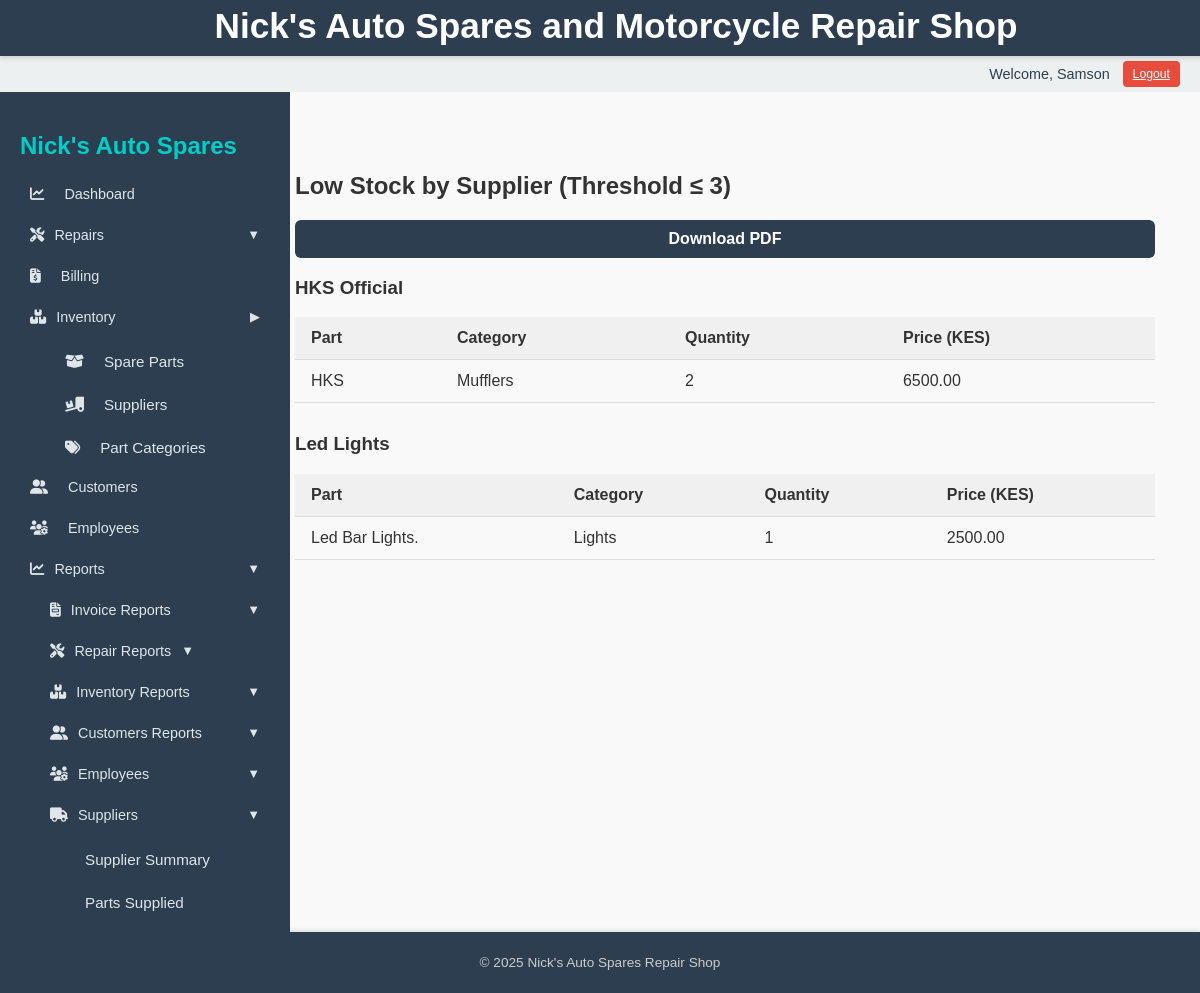
Page /reports/suppliers/low-stock/ (signed in) on the committed database.
### inventory/models.py (models this page shows, shortened)
class SparePart(models.Model):
    name = models.CharField(max_length=100)
    part_number = models.CharField(max_length=50, blank=True, null=True)
    category = models.ForeignKey(PartCategory, on_delete=models.SET_NULL, null=True, blank=True)
    quantity = models.PositiveIntegerField()
    price = models.DecimalField(max_digits=10, decimal_places=2)
    supplier = models.ForeignKey('Supplier', on_delete=models.SET_NULL, null=True, blank=True)
    date_added = models.DateTimeField(auto_now_add=True)
    procurement_cost = models.DecimalField(max_digits=10, decimal_places=2, default=0)

class Supplier(models.Model):
    name = models.CharField(max_length=100, unique=True)
    contact_person = models.CharField(max_length=100, blank=True, null=True)
    phone = models.CharField(max_length=20, blank=True, null=True)
    email = models.EmailField(blank=True, null=True)
    address = models.TextField(blank=True, null=True)

class PartCategory(models.Model):
    name = models.CharField(max_length=50, unique=True)

### reports/views.py (the view)
# urls.py: path("suppliers/low-stock/", views.low_stock_by_supplier, name="low_stock_by_supplier"),
@login_required
def low_stock_by_supplier(request):
    LOW_STOCK_THRESHOLD = 3  # 🔹 configurable threshold
    low_stock_parts = (
        SparePart.objects
        .filter(supplier__isnull=False, quantity__lte=LOW_STOCK_THRESHOLD)
        .select_related("supplier", "category")
        .order_by("supplier__name", "name")
    )
    grouped = {}
    for part in low_stock_parts:
        supplier = part.supplier.name
        grouped.setdefault(supplier, []).append(part)
    context = {
        "grouped_parts": grouped,
        "threshold": LOW_STOCK_THRESHOLD
    }
    if request.GET.get("format") == "pdf":
        return render_pdf_view(
            "reports/supplier_reports/low_stock_by_supplier_pdf.html",
            context,
            "low-stock-by-supplier.pdf"
        )
    return render(request, "reports/supplier_reports/low_stock_by_supplier.html", context)

### templates/reports/supplier_reports/low_stock_by_supplier.html
{% extends "base_dashboard.html" %}
{% block content %}
<h2>Low Stock by Supplier (Threshold ≤ {{ threshold }})</h2>
<form method="get">
    {% if grouped_parts %}
    <button type="submit" name="format" value="pdf" class="btn">Download PDF</button>
    {% endif %}
</form>
{% if grouped_parts %}
{% for supplier, parts in grouped_parts.items %}
<h3>{{ supplier }}</h3>
<table class="styled-table" style="margin-bottom: 30px;">
    <thead>
        <tr>
            <th>Part</th>
            <th>Category</th>
            <th>Quantity</th>
            <th>Price (KES)</th>
        </tr>
    </thead>
    <tbody>
        {% for part in parts %}
        <tr>
            <td>{{ part.name }}</td>
            <td>
                {% if part.category %}
                    {{ part.category.name }}
                {% else %}
                    Uncategorized
                {% endif %}
            </td>
            <td>{{ part.quantity }}</td>
            <td>{{ part.price|floatformat:2 }}</td>
        </tr>
        {% endfor %}
    </tbody>
</table>
{% endfor %}
{% else %}
<p>No low stock parts across suppliers 🎉</p>
{% endif %}
{% endblock %}

### templates/base_dashboard.html (shortened to what this page needs)
{% load static %}
<!DOCTYPE html>
<html lang="en">
<head>
    <link rel="stylesheet" href="{% static 'css/styles.css' %}">
    <link rel="stylesheet" href="https://cdnjs.cloudflare.com/ajax/libs/font-awesome/6.5.0/css/all.min.css" />
    <link rel="stylesheet" href="https://cdnjs.cloudflare.com/ajax/libs/font-awesome/6.5.0/css/all.min.css">
</head>
<body>
    <header>
        <h1>Nick's Auto Spares and Motorcycle Repair Shop</h1>
    </header>
    <nav class="user-nav">
        {% if user.is_authenticated %}
            <span class="username">Welcome, {{ user.username }}</span>
            <form method="post" action="{% url 'logout' %}">
                <button type="submit" class="logout-button">Logout</button>
            </form>
        {% else %}
            <a href="{% url 'login' %}" class="button">Login</a>
        {% endif %}
    </nav>
    <div class="layout-container">
        <aside class="sidebar" id="sidebar">
            <h2>Nick's Auto Spares</h2>
            <a href="{% url 'reports_overview' %}" class="{% if request.path == '/reports/overview/' %}active{% endif %}">
                <i class="fas fa-chart-line"></i> Dashboard
            </a>
            <button class="toggle {% if 'repairs' in request.path or 'motorcycles' in request.path or 'motorcyclemodels' in request.path %}active{% endif %}" onclick="toggleMenu('repairsSubmenu', this)">
                <i class="fas fa-tools"></i> Repairs
                <span class="chevron" style="margin-left:auto;">&#9660;</span>
            </button>
            <a href="{% url 'invoice_list' %}" class="{% if 'billing' in request.path %}active{% endif %}">
                <i class="fas fa-file-invoice-dollar"></i> Billing
            </a>
            <button class="toggle {% if 'inventory' in request.path or 'suppliers' in request.path or 'partcategory' in request.path %}active{% endif %}" onclick="toggleMenu('inventorySubmenu', this)">
                <i class="fas fa-boxes"></i> Inventory
                <span class="chevron" style="margin-left:auto;">&#9654;</span>
            </button>
            <div id="inventorySubmenu" class="submenu {% if 'inventory' in request.path or 'suppliers' in request.path or 'partcategory' in request.path %}show{% endif %}">
                <a href="{% url 'sparepart_list' %}" class="{% if request.path == '/inventory/' %}active{% endif %}">
                    <i class="fas fa-box-open"></i> Spare Parts
                </a>
                <a href="{% url 'supplier_list' %}" class="{% if request.path == '/inventory/suppliers/' %}active{% endif %}">
                    <i class="fas fa-truck-loading"></i> Suppliers
                </a>
                <a href="{% url 'partcategory_list' %}" class="{% if request.path == '/inventory/partcategory/' %}active{% endif %}">
                    <i class="fas fa-tags"></i> Part Categories
                </a>
            </div>
            <a href="{% url 'customer_list' %}" class="{% if 'customers' in request.path %}active{% endif %}">
                <i class="fas fa-user-friends"></i> Customers
            </a>
            <a href="{% url 'employee_list' %}" class="{% if 'employees' in request.path %}active{% endif %}">
                <i class="fas fa-users-cog"></i> Employees
            </a>
            <button class="toggle {% if '/reports/' in request.path %}active{% endif %}" onclick="toggleMenu('reportsSubmenu', this)">
                <i class="fas fa-chart-line"></i> Reports
                <span class="chevron" style="margin-left:auto;">&#9660;</span>
            </button>
            <div id="reportsSubmenu" class="submenu {% if '/reports/' in request.path %}show{% endif %}">
                <button class="toggle {% if '/reports/invoices/' in request.path %}active{% endif %}" onclick="toggleMenu('invoiceReportsSubmenu', this)">
                    <i class="fas fa-file-invoice"></i> Invoice Reports
                    <span class="chevron" style="margin-left:auto;">&#9660;</span>
                </button>
                <button class="toggle {% if '/reports/repairs/' in request.path %}active{% endif %}" onclick="toggleMenu('repairReportsSubmenu', this)">
                    <i class="fas fa-tools"></i> Repair Reports
                    <span class="chevron">&#9660;</span>
                </button>
                <button class="toggle {% if '/reports/inventory/' in request.path %}active{% endif %}" onclick="toggleMenu('inventoryReportsSubmenu', this)">
                    <i class="fas fa-boxes-stacked"></i> Inventory Reports
                    <span class="chevron" style="margin-left:auto;">&#9660;</span>
                </button>
            <button class="toggle {% if '/reports/customers/' in request.path %}active{% endif %}" onclick="toggleMenu('customerReportsSubmenu', this)">
                <i class="fas fa-user-friends"></i> Customers Reports
                <span class="chevron" style="margin-left:auto;">&#9660;</span>
            </button>
            <button class="toggle {% if '/reports/employees/' in request.path %}active{% endif %}" onclick="toggleMenu('employeeReportsSubmenu', this)">
                <i class="fas fa-users-cog"></i> Employees
                <span class="chevron" style="margin-left:auto;">&#9660;</span>
            </button>
            <button class="toggle {% if '/reports/suppliers/' in request.path %}active{% endif %}" onclick="toggleMenu('supplierReportsSubmenu', this)">
                <i class="fas fa-truck"></i> Suppliers
                <span class="chevron" style="margin-left:auto;">&#9660;</span>
            </button>
            <div id="supplierReportsSubmenu" class="submenu {% if '/reports/suppliers/' in request.path %}show{% endif %}">
                <a href="{% url 'supplier_summary_report' %}">Supplier Summary</a>
                <a href="{% url 'parts_supplied_per_supplier' %}">Parts Supplied</a>
                <a href="{% url 'top_suppliers_by_value' %}">Top by Value</a>
            </div>
            </div>
        </aside>
    <main class="main-content">
        <div class="content-wrapper">
            {% block content %}
            {% endblock %}
        </div>
    </main>
    </div>
    <footer>
        <p>&copy; 2025 Nick's Auto Spares Repair Shop</p>
    </footer>
</body>
</html>

### static/css/styles.css (style rules this page uses)
body { font-family: Arial, sans-serif; background-color: #f9f9f9; color: #333; margin: 0; padding: 0; }
h1 { text-align: center; margin-top: 20px; }
button.btn { width: 100%; padding: 10px; background-color: #2c3e50; color: white; font-weight: bold; border: none; border-radius: 6px; cursor: pointer; font-size: 16px; }
header { background-color: #2c3e50; color: white; padding: 1rem; text-align: center; }
nav.user-nav { background-color: #ecf0f1; padding: 10px 20px; text-align: right; }
main { padding: 20px; }
footer { background-color: #2c3e50; color: white; text-align: center; padding: 10px; margin-top: 40px; }
.button, .logout-button, input[type="submit"], button { background-color: #2c3e50; color: white; border: none; padding: 6px 12px; text-decoration: none; border-radius: 4px; cursor: pointer; font-size: 0.9rem; }
.logout-button { background: none; color: blue; border: none; padding: 0; text-decoration: underline; font-size: 1rem; }
.styled-table { width: 100%; border-collapse: collapse; margin-top: 10px; }
.styled-table th, .styled-table td { padding: 12px 16px; border-bottom: 1px solid #ddd; text-align: left; }
.styled-table thead { background-color: #f0f0f0; font-weight: bold; }

### templates/base_dashboard.html (style rules this page uses)
body { margin: 0; font-family: Arial, sans-serif; height: 100vh; }
.sidebar { width: 250px; background-color: #2c3e50; color: #fff; padding: 20px; height: 100vh; overflow-y: auto; }
.sidebar h2 { color: #00cec9; margin-bottom: 1rem; }
.sidebar a, .sidebar button.toggle { display: flex; align-items: center; gap: 10px; padding: 10px; color: #dfe6e9; text-decoration: none; margin-bottom: 5px; background: none; border: none; text-align: left; width: 100%; cursor: pointer; font-size: 0.9em;; }
.sidebar a:hover, .sidebar .active, .sidebar button.toggle:hover { background-color: #2980b9; color: #2d3436; }
.sidebar:not(.hidden) { transform: translateX(0); }
.sidebar a i { margin-right: 10px; }
.layout-container { display: grid; grid-template-columns: 250px 1fr; min-height: calc(100vh - 56px - 36px); margin-top: 92px; }
.main-content { display: flex; justify-content: center; align-items: flex-start; padding: 40px 20px; overflow-y: auto; width: 100%; box-sizing: border-box; }
.content-wrapper { width: 100%; max-width: 900px; padding: 20px; box-sizing: border-box; }
.submenu { display: none; flex-direction: column; margin-left: 20px; }
.submenu a { font-size: 0.95em; padding-left: 25px; margin: 3px 0; }
.submenu.show { display: flex; }
.chevron { font-size: 0.9em; transition: transform 0.2s ease; }
.user-nav { position: fixed; top: 56px; left: 0; width: 100%; height: 36px; background-color: #2c3e50; color: #2c3e50; padding: 0 1rem; display: flex; justify-content: flex-end; align-items: center; gap: 0.8rem; font-size: 0.9em; box-sizing: border-box; z-index: 999; transition: transform 0.3s ease; will-change: transform; }
.user-nav .username { font-weight: 500; }
.logout-button, .user-nav .button { background-color: #e74c3c; color: #fff; border: none; padding: 6px 10px; cursor: pointer; font-size: 0.85em; border-radius: 4px; }
header { position: fixed; top: 0; left: 0; width: 100%; height: 56px; background-color: #2c3e50; color: #fff; padding: 0 1rem; display: flex; align-items: center; justify-content: center; z-index: 1000; font-size: 1.1em; font-weight: 600; box-shadow: 0 2px 5px rgba(0,0,0,0.15); transition: transform 0.3s ease; will-change: transform; }
footer { background-color: #2c3e50; color: #ccc; text-align: center; padding: 0.6rem; font-size: 0.85em; margin-top: auto; box-shadow: 0 -2px 4px rgba(0,0,0,0.1); }

### rows in the picture
SparePart: name "HKS Official", name "HKS", category.name "Mufflers", quantity "2", price "6500.00"
SparePart: name "Led Lights", name "Led Bar Lights.", category.name "Lights", quantity "1", price "2500.00"

### other values in the picture
{{ user.username }} "Samson"
{{ threshold }} "3"
